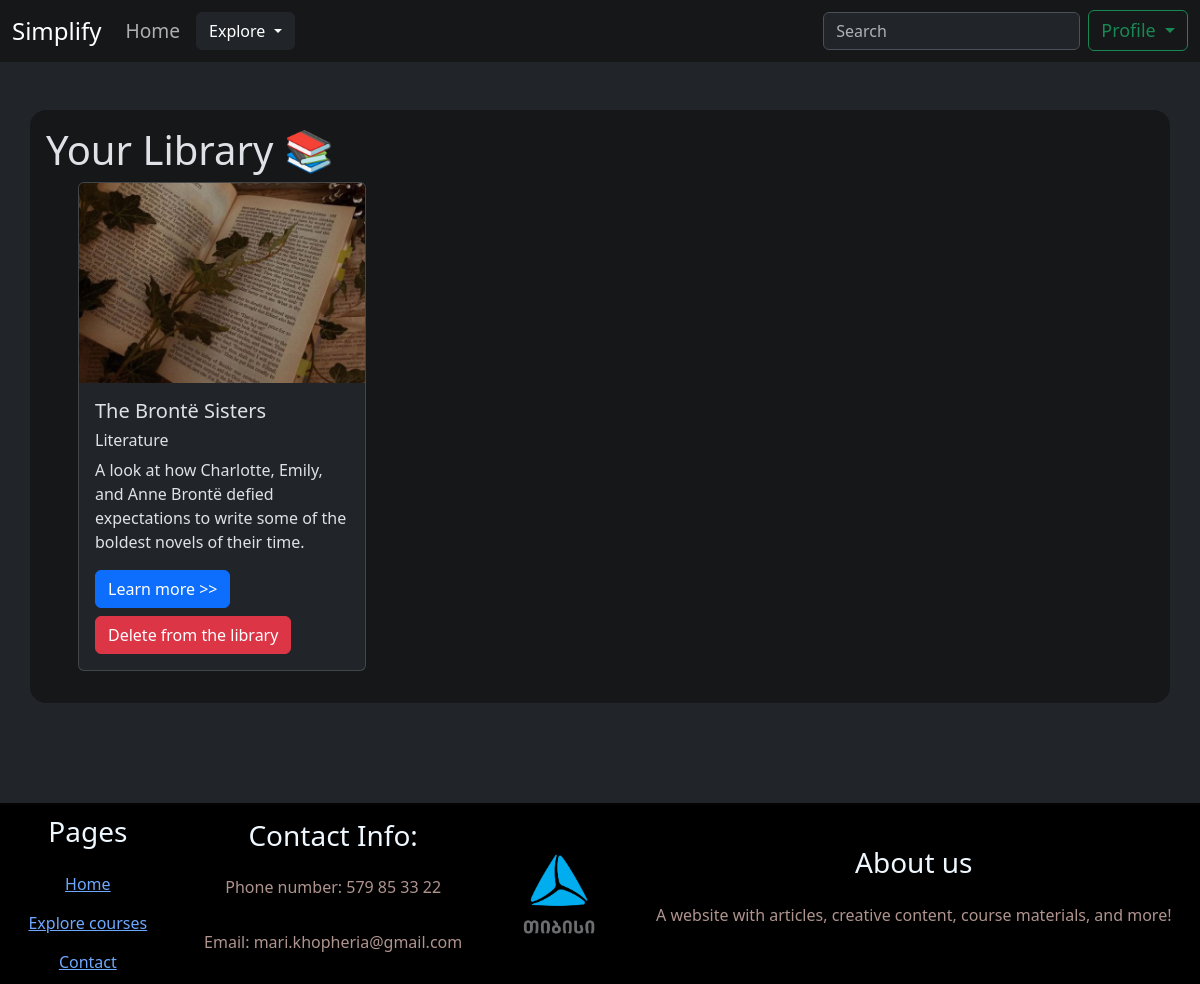
The app's page /library (signed in) with its own data.
### models.py (models this page shows, shortened)
class BaseModel:
    def create(self):
        db.session.add(self)
        db.session.commit()

class Article(db.Model, BaseModel):
    __tablename__ = "articles"
    id = db.Column(db.Integer(), primary_key=True)
    category = db.Column(db.String(), nullable=False)
    heading = db.Column(db.String(), nullable=False)
    description = db.Column(db.String(), nullable=False)
    summary = db.Column(db.String(), nullable=False)
    Subheading1 = db.Column(db.String(), nullable=False)
    text1 = db.Column(db.String(), nullable=False)
    Subheading2 = db.Column(db.String(), nullable=False)
    text2 = db.Column(db.String(), nullable=False)
    Subheading3 = db.Column(db.String(), nullable=False)
    text3 = db.Column(db.String(), nullable=False)
    Subheading4 = db.Column(db.String(), nullable=False)
    text4 = db.Column(db.String(), nullable=False)
    Subheading5= db.Column(db.String(),  default="")
    text5 = db.Column(db.String(),  default="")
    image = db.Column(db.String(), default="defaul_photo.jpg")
    created_at = db.Column(db.DateTime, default=datetime.utcnow)

### routes.py (the view)
@app.route("/library")
@login_required
def library():
    articles = current_user.saved_articles
    return render_template("library.html", articles=articles)

### models.py (called while the page is built)
@login_manager.user_loader
def load_user(user_id):
    return User.query.get(user_id)

### templates/library.html (shortened to what this page needs)
{% extends 'base.html' %}
{% block content %}
<h1>Your Library 📚</h1>
  {% if articles %}
    <ul>
    <div style="display: flex; justify-content: flex-start; gap: 30px; flex-wrap: wrap;">
      {% for article in articles %}
      <div class="card" style="width: 18rem;">
        <img src="/static/images/{{ article['image'] }}" class="card-img-top" alt="...">
        <div class="card-body">
            <h5 class="card-title">{{ article['heading'] }}</h5>
            <h6 class="card-title">{{ article['category'] }}</h6>
            <p class="card-text">{{ article['description'] }}</p>
            <a href="/category/{{ article['category'] }}/{{article['id']}}" class="btn btn-primary me-3">Learn more >></a>
            <a href="/unsave_article/{{ article['id'] }}" class="btn btn-danger me-3" style="margin-top: 0.5rem;">Delete from the library</a>
        </div>
        </div>
      {% endfor %}
      </div>
    </ul>
  {% else %}
    <p>You haven’t saved any articles yet</p>
  {% endif %}
{% endblock %}

### static/css/styles.css (style rules this page uses)
.card-img-top { width: 100%; height: 200px; object-fit: cover; object-position: 30% 100%; }

### records on screen
Article: image (picture), heading "The Brontë Sisters", category "Literature", description "A look at how Charlotte, Emily, and Anne Brontë defied expectations to write some of the boldest novels of their time."
